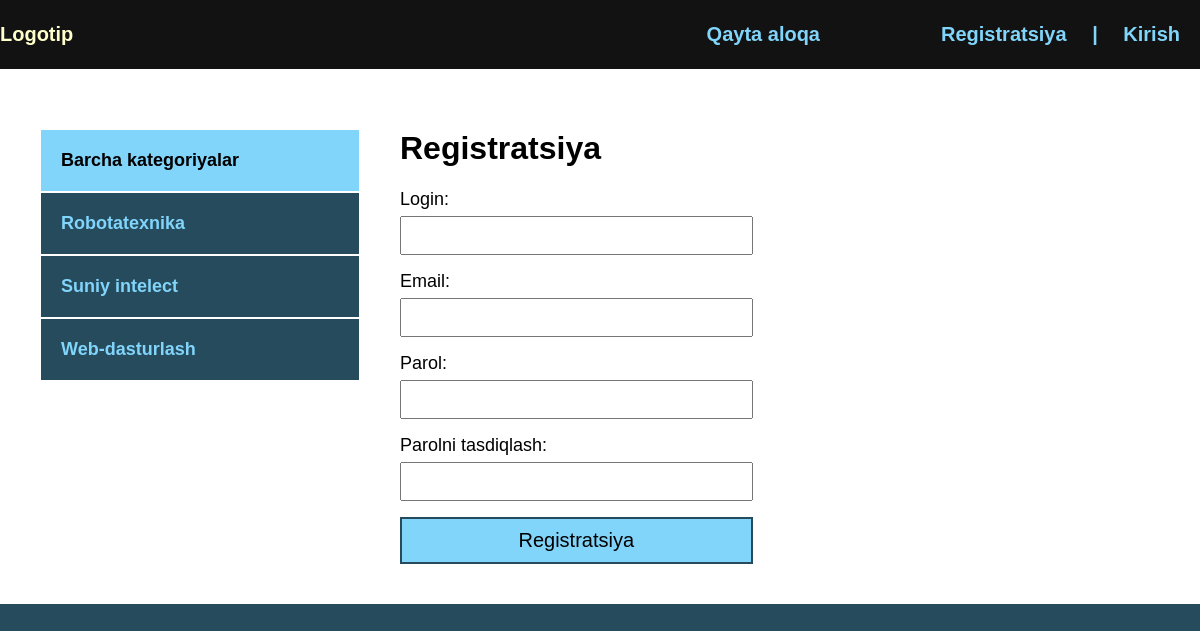
Screenshot of /register/ with the database file from the repository.
### blog/models.py (models this page shows, shortened)
class Category(models.Model):
    name = models.CharField(max_length=100, db_index=True, verbose_name="Kategoriya")
    slug = models.SlugField(max_length=100, unique=True, db_index=True, verbose_name="URL")
    def get_absolut_url(self):
        return reverse('category', kwargs={'cat_slug': self.slug})
    class Meta:
        verbose_name = "Kategoriya"
        verbose_name_plural = "Kategoriyalar"

### blog/views.py (the view, shortened to what this page needs)
# urls.py: path('register/', RegisterUser.as_view(), name='register'),
class RegisterUser(DataMixin, CreateView):
    form_class = RegisterUserForm
    template_name = 'blog/register.html'
    success_url = reverse_lazy('login')
    def get_context_data(self, *, object_list=None, **kwargs):
        context = super().get_context_data(**kwargs)
        c_def = self.get_user_context(title='Registratsiya')
        return dict(list(context.items()) + list(c_def.items()))

### blog/forms.py
class RegisterUserForm(UserCreationForm):
    username = forms.CharField(label='Login', widget=forms.TextInput(attrs={'class': 'form-input'}))
    email = forms.EmailField(label='Email', widget=forms.EmailInput(attrs={'class': 'form-input'}))
    password1 = forms.CharField(label="Parol", widget=forms.PasswordInput(attrs={'class': 'form-input'}))
    password2 = forms.CharField(label="Parolni tasdiqlash", widget=forms.PasswordInput(attrs={'class': 'form-input'}))
    class Meta:
        model = User
        fields = ('username', 'email', 'password1', 'password2')

### blog/utils.py (called while the page is built)
    def get_user_context(self, **kwargs):
        context = kwargs
        cats = Category.objects.annotate(Count('blog'))
        user_menu = menu.copy()
        if not self.request.user.is_authenticated:
            user_menu.pop(0)
        context['menu'] = user_menu
        context['cats'] = cats
        if 'cat_selected' not in context:
            context['cat_selected'] = 0
        return context

### blog/templates/blog/register.html (shortened to what this page needs)
{% extends 'blog/base.html' %}
{% block content %}
<h1>{{ title }}</h1>
<form method="POST">
  {{ form.as_p }}
  <button>Registratsiya</button>
</form>
{% endblock %}

### blog/templates/blog/base.html (shortened to what this page needs)
{% load static %}
{% load blog_tags %}
<!DOCTYPE html>
<html lang="en">
<head>
    <link rel="stylesheet" href="{% static 'css/style.css' %}">
</head>
<body>
    <div class="header">
        <div class="wrap">
            <ul class="meinmenu">
                <li class="logo">
                    <a href="{% url 'index' %}">
                        <div class="logo">Logotip</div>
                    </a>
                </li>
                {% for m in menu %}
                    <li class="last">
                        <a href="{% url m.url_name %}">{{ m.title }}</a>
                    </li>
                {% endfor %}
                {% if request.user.is_authenticated %}
                    <li class="last">{{ user.username }}</li> | <a href="{% url 'logout' %}">Chiqish</a>
                {% else %}
                    <li class="last"><a href="{% url 'register' %}">Registratsiya</a> | <a href="{% url 'login' %}">Kirish</a></li>
                {% endif %}
            </ul>
        </div>
    </div>
    <div class="content">
        <div class="wrap">
            <div class="sidebar">
                <ul>
                    {% if cat_selected == 0 %}
                        <li class="selected">Barcha kategoriyalar</li>
                    {% else %}
                        <li><a href="{% url 'index' %}">Barcha kategoriyalar</a></li>
                    {% endif %}
                    {% for c in cats %}
                        {% if c.blog__count > 0 %}
                            {% if c.id == cat_selected %}
                            <li class="selected">{{ c.name }}</li>
                            {% else %}
                            <li><a href="{{ c.get_absolut_url }}">{{ c.name }}</a></li>
                            {% endif %}
                        {% endif %}
                    {% endfor %}
                </ul>
            </div>
            <div class="main">
                {% block content %}
                {% endblock %}
            </div>
        </div>
    </div>
</body>
</html>

### blog/static/css/style.css (style rules this page uses)
body { margin: 0; padding: 0; background: #264b5d; font-family: Verdana, Geneva, Tahoma, sans-serif; }
.wrap { max-width: 1200px; margin: 0 auto; }
.content .wrap { background: #FFF; padding: 40px; box-sizing: border-box; display: flex; }
ul { list-style: none; margin: 0; padding: 0; }
a { color: #81d4fa; text-decoration: none; padding: 20px; }
.header { background: #121212; }
.meinmenu { display: flex; align-items: center; font-size: 20px; font-weight: bold; justify-content: space-between; }
.logo { flex-basis: 40%; }
.last { flex-basis: 30%; text-align: right; color: #81d4fa; }
.sidebar ul { width: 320px; margin-right: 40px; margin-top: 20px; }
.sidebar a { padding: 20px; background: #264b5d; display: block; border: 1px solid #FFF; font-weight: bold; font-size: 18px; }
.selected { font-size: 18px; padding: 20px; border: 1px solid #FFF; font-weight: bold; background: #81d4fa; }
.form-input { width: 100%; padding: 10px; box-sizing: border-box; }
button { background: #81d4fa; border: 2px solid #264b5d; width: 100%; padding: 10px; font-size: 20px; cursor: pointer; }
form label { font-size: 18px; }
input, textarea { width: 100%; margin-top: 6px; padding: 6px; box-sizing: border-box; }
label { font-size: 20px; }
.last a { display: inline; }

### rows the page displays
Category: name "Robotatexnika"
Category: name "Suniy intelect"
Category: name "Web-dasturlash"

### other values shown
{{ m.title }} "Qayta aloqa"
{{ title }} "Registratsiya"
